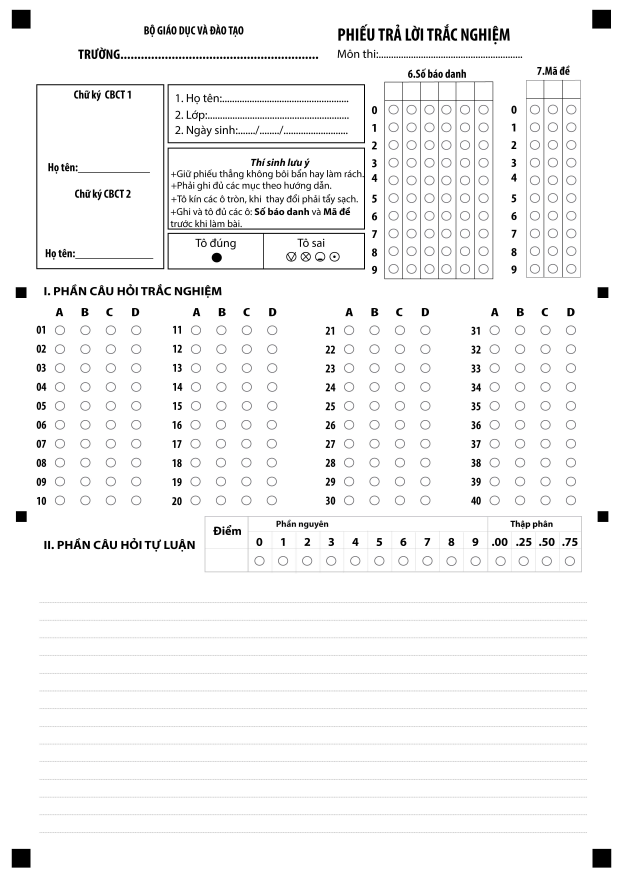
#> input picture data/evaluation/unseen_templates/raw/unseen_omr_01.jpg, 2480 x 3507 px (shown at 1/4 size); its folder holds only this picture in this run
$ python -i bubble_reader.py   (imports and definitions only)
#> lines starting #> are read from the running program, lines starting #| are printed output that depends on the picture; after the words box and inside, x2 and y2 are one past the last pixel; in counts of white or black regions, pixels touching at a corner belong together
"""
OMR bubble reader for Azota exam sheets.

Detects which bubbles are filled in a cropped region and interprets the result
based on the section type (MCQ, true/false, numeric).

Images are standardized A4 at 1240x1754px, so bubbles are roughly 8-20px radius
in raw crops.
"""

import cv2
import numpy as np
from dataclasses import dataclass
from typing import Optional


@dataclass
class Bubble:
    row: int
    col: int
    center_x: float
    center_y: float
    radius: float
    fill_ratio: float
    filled: bool


@dataclass
class BubbleGrid:
    bubbles: list[list[Bubble]]  # [row][col]

    @property
    def n_rows(self) -> int:
        return len(self.bubbles)

    # [17 lines left out: functions n_cols, filled_in_row, filled_in_col, not called in this run]


def _binarize(gray: np.ndarray, debug_path: str | None = None) -> np.ndarray:
    """Convert grayscale to binary with dark regions white (inverted for contour finding)."""
    blurred = cv2.GaussianBlur(gray, (3, 3), 0)
    # blockSize must be odd; scale to crop size so small crops use smaller blocks.
    h, w = gray.shape[:2]
#> h = 3507; w = 2480
    block = max(11, (min(h, w) // 15) | 1)
#> block = 165
    binary = cv2.adaptiveThreshold(
        blurred, 255,
        cv2.ADAPTIVE_THRESH_GAUSSIAN_C,
        cv2.THRESH_BINARY_INV,
        blockSize=block,
        C=2,
    )
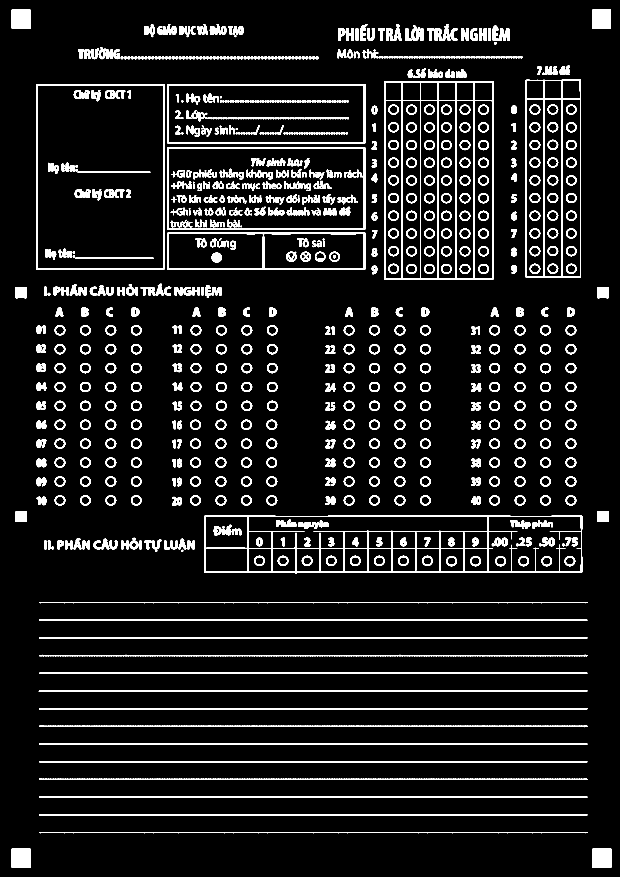
#> binary: shape (3507, 2480) (shown at 1/4 size); 7.8% white; 1138 white regions (4 under 20 px), largest, box (x1, y1, x2, y2) and area: (1536, 325, 1974, 1118) 30062, (817, 2063, 2329, 2295) 28407, (2103, 318, 2324, 1111) 15282
    # Close small gaps in circle outlines so fragmented arcs merge into
    # complete rings. Thin printed circles get broken into arc segments by
    # thresholding; closing reconnects them so contour detection works.
    kernel = cv2.getStructuringElement(cv2.MORPH_ELLIPSE, (3, 3))
    binary = cv2.morphologyEx(binary, cv2.MORPH_CLOSE, kernel)
#> binary: shape (3507, 2480); 7.9% white; 831 white regions (3 under 20 px), largest, box (x1, y1, x2, y2) and area: (1536, 325, 1974, 1118) 30109, (817, 2063, 2329, 2295) 28844, (2103, 318, 2324, 1111) 15303
    if debug_path is not None:
        cv2.imwrite(debug_path, binary)
    return binary


# [272 lines left out: functions detect_bubble_grid, _deduplicate_candidates, not called in this run]


# ── Section interpreters ───────────────────────────────────────────────────────

_MCQ_OPTIONS = ["A", "B", "C", "D"]


# [231 lines left out: functions filter_grid_for_section, read_mcq_region, read_true_false_region, not called in this run]


# Row labels for numeric regions.
# Some templates have: -, ',', 0–9 (comma = decimal separator before digits).
# Others have just: -, 0–9.
_NUMERIC_ROW_LABELS = ["-", ",", "0", "1", "2", "3", "4", "5", "6", "7", "8", "9"]


# [266 lines left out: functions read_numeric_region, read_region, draw_bubble_grid, draw_sheet_with_bubbles, not called in this run]

>>> import cv2
>>> picture = cv2.imread('../../data/evaluation/unseen_templates/raw/unseen_omr_01.jpg', cv2.IMREAD_GRAYSCALE)
>>> result = _binarize(picture)

$ run again, on data/evaluation/unseen_templates/raw/unseen_omr_02.jpg
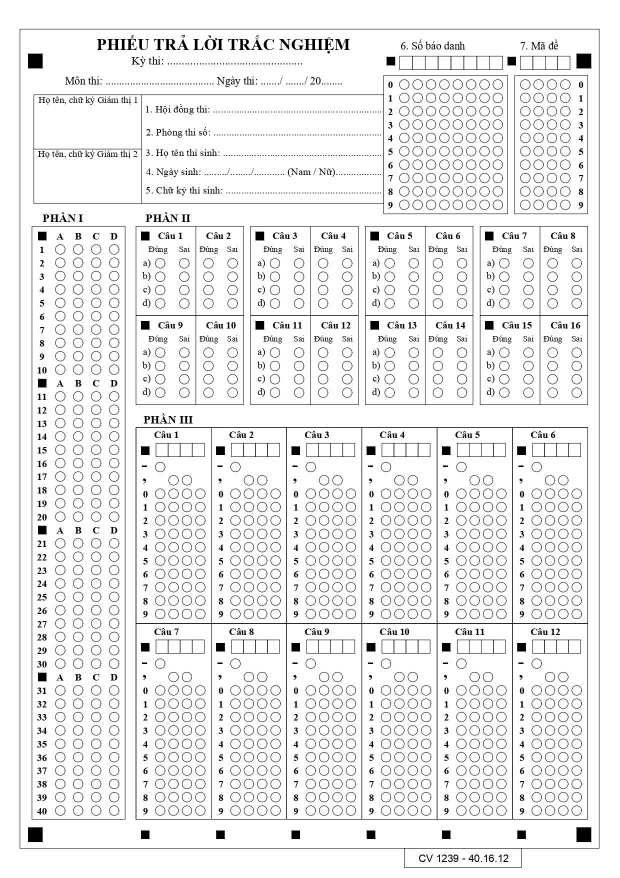
#> input picture data/evaluation/unseen_templates/raw/unseen_omr_02.jpg, 1240 x 1755 px (shown at 1/2 size)
#> picture is the input picture: shape (1755, 1240); min 0, max 255, mean 237.2
#> in _binarize, `binary = cv2.adaptiveThreshold( blurred, 255, cv2.ADAPTIVE_THRESH_GAUS..`:
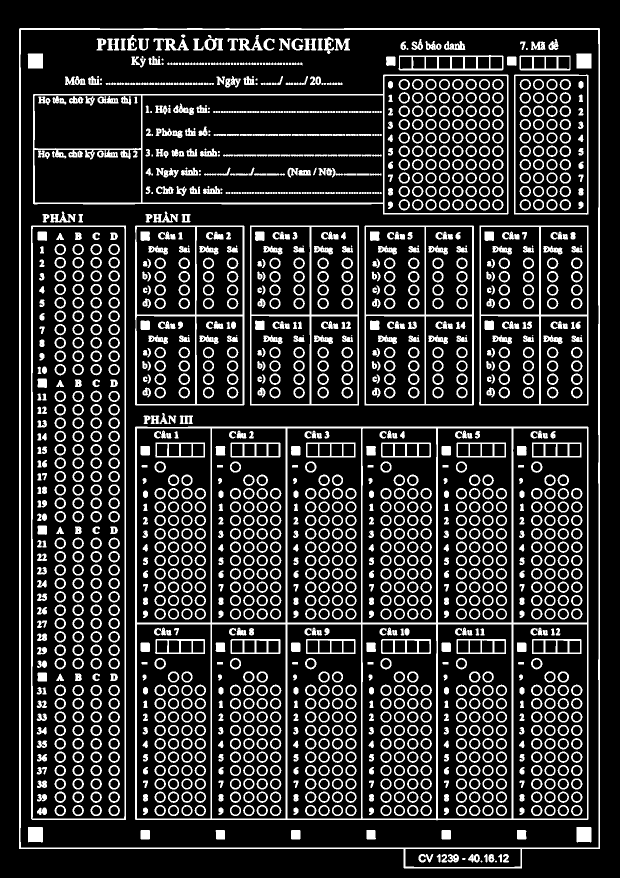
#> binary: shape (1755, 1240) (shown at 1/2 size); 18% white; 1690 white regions (62 under 20 px), largest, box (x1, y1, x2, y2) and area: (270, 853, 1177, 1641) 29320, (38, 56, 1200, 1737) 20703, (66, 149, 1017, 429) 10980
#> in _binarize, `binary = cv2.morphologyEx(binary, cv2.MORPH_CLOSE, kernel)`:
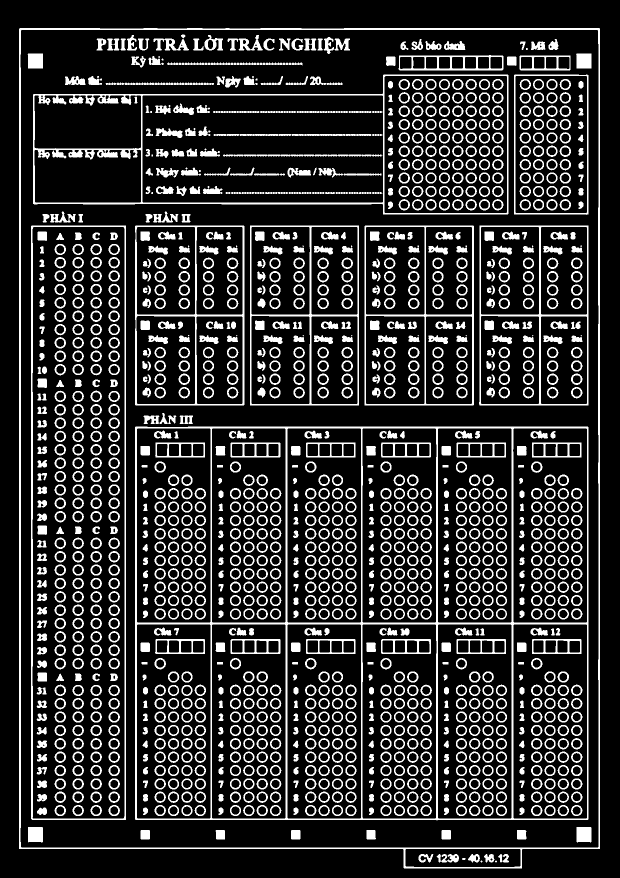
#> binary: shape (1755, 1240) (shown at 1/2 size); 18.3% white; 1474 white regions (31 under 20 px), largest, box (x1, y1, x2, y2) and area: (270, 853, 1177, 1641) 29367, (38, 56, 1200, 1737) 20713, (66, 149, 1017, 429) 13513

$ run again, on data/evaluation/unseen_templates/raw/unseen_omr_03.png
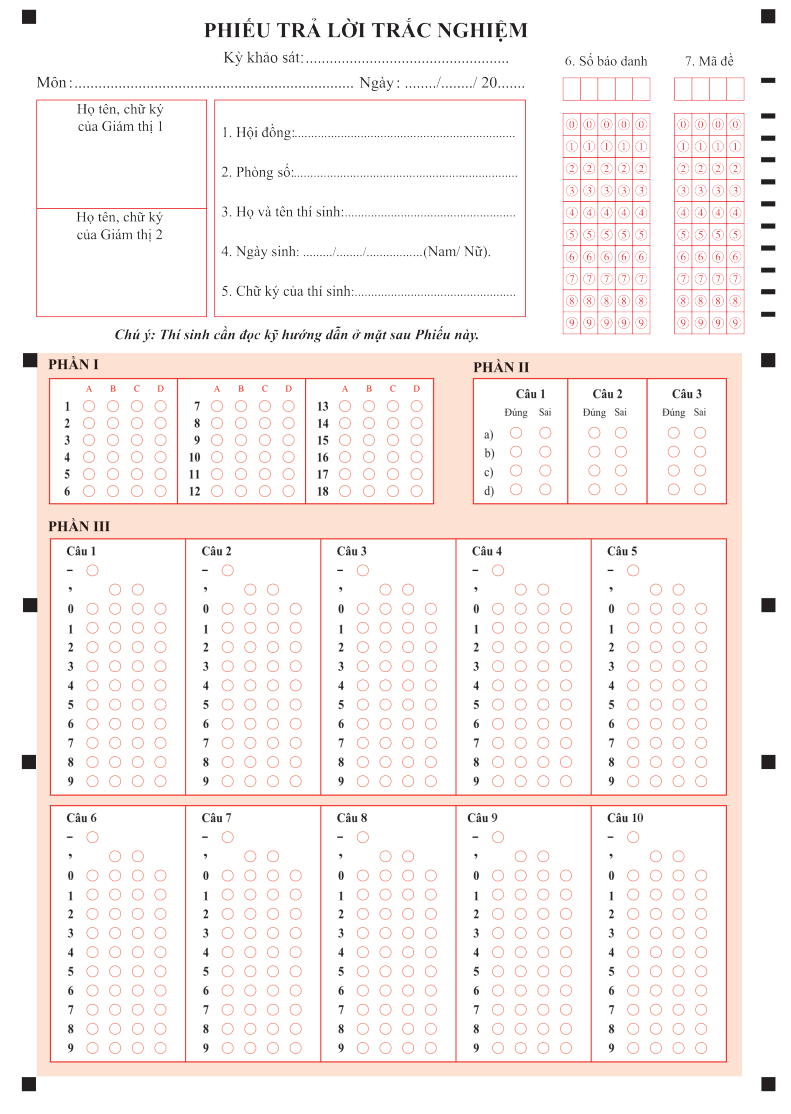
#> input picture data/evaluation/unseen_templates/raw/unseen_omr_03.png, 791 x 1114 px
#> in _binarize, `binary = cv2.adaptiveThreshold( blurred, 255, cv2.ADAPTIVE_THRESH_GAUS..`:
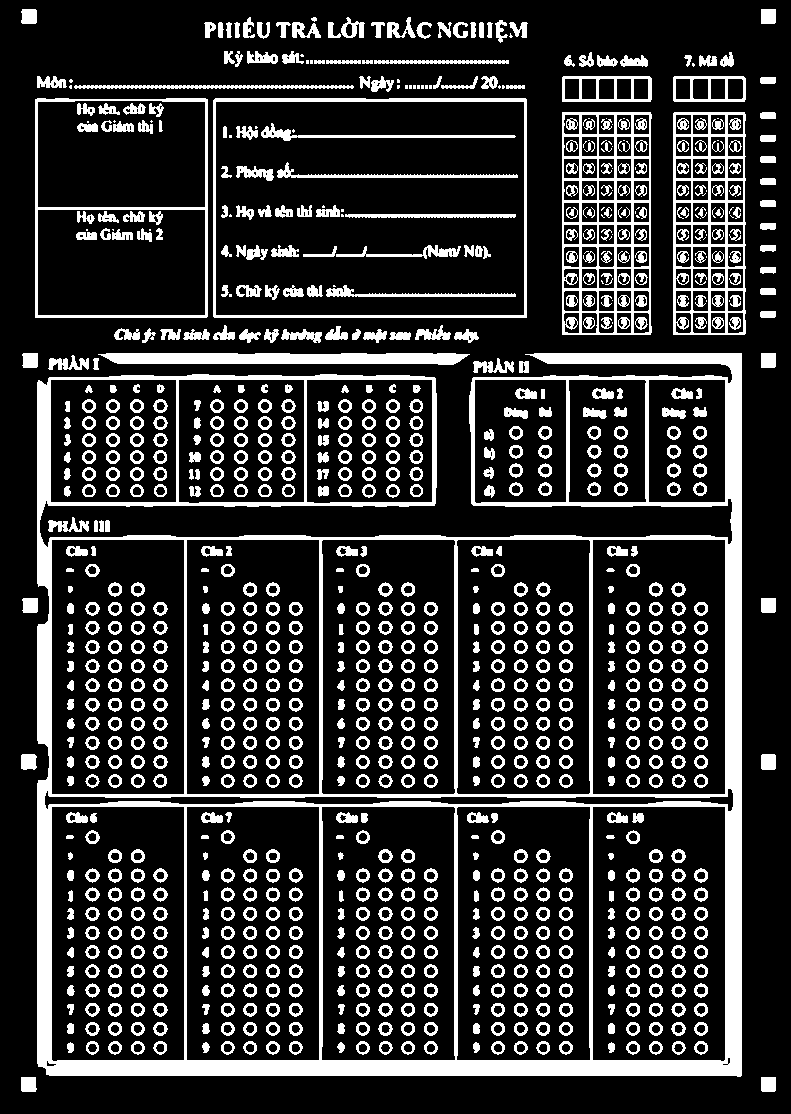
#> binary: shape (1114, 791); 19.9% white; 1034 white regions (92 under 20 px), largest, box (x1, y1, x2, y2) and area: (37, 353, 742, 1077) 57164, (562, 112, 652, 335) 5830, (673, 112, 746, 335) 4907
#> in _binarize, `binary = cv2.morphologyEx(binary, cv2.MORPH_CLOSE, kernel)`:
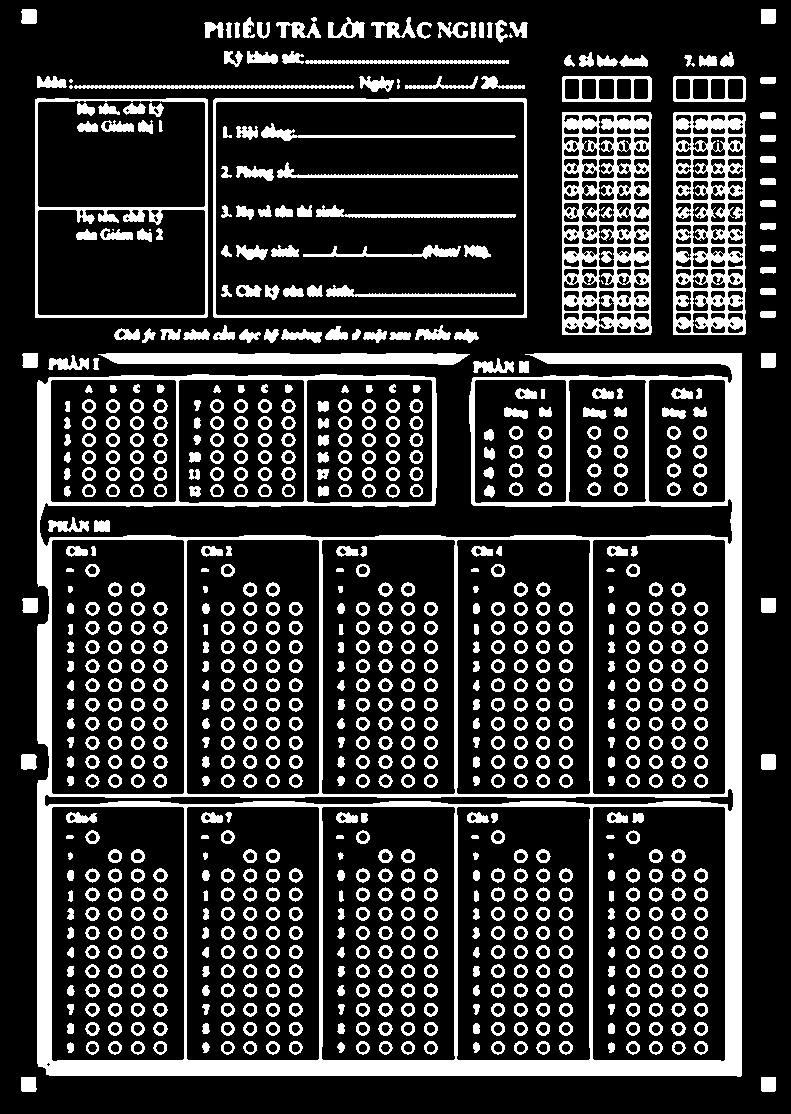
#> binary: shape (1114, 791); 20.5% white; 839 white regions (9 under 20 px), largest, box (x1, y1, x2, y2) and area: (37, 353, 742, 1077) 57268, (562, 112, 652, 335) 10983, (673, 112, 746, 335) 9145
